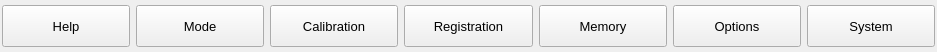
<?xml version="1.0" encoding="UTF-8"?>
<ui version="4.0">
 <class>MenuPanel</class>
 <widget class="QWidget" name="MenuPanel">
  <property name="geometry">
   <rect>
    <x>0</x>
    <y>0</y>
    <width>937</width>
    <height>52</height>
   </rect>
  </property>
  <property name="maximumSize">
   <size>
    <width>16777215</width>
    <height>52</height>
   </size>
  </property>
  <property name="font">
   <font>
    <pointsize>10</pointsize>
   </font>
  </property>
  <property name="windowTitle">
   <string>Form</string>
  </property>
  <property name="styleSheet">
   <string notr="true"/>
  </property>
  <layout class="QHBoxLayout" name="horizontalLayout">
   <property name="leftMargin">
    <number>2</number>
   </property>
   <property name="topMargin">
    <number>2</number>
   </property>
   <property name="rightMargin">
    <number>2</number>
   </property>
   <property name="bottomMargin">
    <number>2</number>
   </property>
   <item>
    <widget class="QPushButton" name="helpButton">
     <property name="minimumSize">
      <size>
       <width>48</width>
       <height>42</height>
      </size>
     </property>
     <property name="focusPolicy">
      <enum>Qt::NoFocus</enum>
     </property>
     <property name="text">
      <string>Help</string>
     </property>
     <property name="icon">
      <iconset resource="../resources.qrc">
       <normaloff>:/icons/resources/icons/sys_icon_help.png</normaloff>:/icons/resources/icons/sys_icon_help.png</iconset>
     </property>
     <property name="iconSize">
      <size>
       <width>32</width>
       <height>32</height>
      </size>
     </property>
     <property name="autoDefault">
      <bool>false</bool>
     </property>
     <property name="default">
      <bool>false</bool>
     </property>
    </widget>
   </item>
   <item>
    <widget class="QPushButton" name="modeButton">
     <property name="minimumSize">
      <size>
       <width>48</width>
       <height>42</height>
      </size>
     </property>
     <property name="focusPolicy">
      <enum>Qt::NoFocus</enum>
     </property>
     <property name="text">
      <string>Mode</string>
     </property>
     <property name="icon">
      <iconset resource="../resources.qrc">
       <normaloff>:/icons/resources/icons/basic_webpage_multiple.png</normaloff>:/icons/resources/icons/basic_webpage_multiple.png</iconset>
     </property>
     <property name="iconSize">
      <size>
       <width>32</width>
       <height>32</height>
      </size>
     </property>
    </widget>
   </item>
   <item>
    <widget class="QPushButton" name="calibrationButton">
     <property name="minimumSize">
      <size>
       <width>48</width>
       <height>42</height>
      </size>
     </property>
     <property name="focusPolicy">
      <enum>Qt::NoFocus</enum>
     </property>
     <property name="text">
      <string>Calibration</string>
     </property>
     <property name="icon">
      <iconset resource="../resources.qrc">
       <normaloff>:/icons/resources/icons/basic_pencil_ruler.png</normaloff>:/icons/resources/icons/basic_pencil_ruler.png</iconset>
     </property>
     <property name="iconSize">
      <size>
       <width>32</width>
       <height>32</height>
      </size>
     </property>
    </widget>
   </item>
   <item>
    <widget class="QPushButton" name="registrationButton">
     <property name="minimumSize">
      <size>
       <width>48</width>
       <height>42</height>
      </size>
     </property>
     <property name="focusPolicy">
      <enum>Qt::NoFocus</enum>
     </property>
     <property name="text">
      <string>Registration</string>
     </property>
     <property name="icon">
      <iconset resource="../resources.qrc">
       <normaloff>:/icons/resources/icons/basic_todolist_pencil.png</normaloff>:/icons/resources/icons/basic_todolist_pencil.png</iconset>
     </property>
     <property name="iconSize">
      <size>
       <width>32</width>
       <height>32</height>
      </size>
     </property>
     <property name="autoRepeat">
      <bool>false</bool>
     </property>
    </widget>
   </item>
   <item>
    <widget class="QPushButton" name="memoryButton">
     <property name="minimumSize">
      <size>
       <width>48</width>
       <height>42</height>
      </size>
     </property>
     <property name="focusPolicy">
      <enum>Qt::NoFocus</enum>
     </property>
     <property name="text">
      <string>Memory</string>
     </property>
     <property name="icon">
      <iconset resource="../resources.qrc">
       <normaloff>:/icons/resources/icons/sys_icon_microchip.png</normaloff>:/icons/resources/icons/sys_icon_microchip.png</iconset>
     </property>
     <property name="iconSize">
      <size>
       <width>32</width>
       <height>32</height>
      </size>
     </property>
    </widget>
   </item>
   <item>
    <widget class="QPushButton" name="optionsButton">
     <property name="minimumSize">
      <size>
       <width>48</width>
       <height>42</height>
      </size>
     </property>
     <property name="focusPolicy">
      <enum>Qt::NoFocus</enum>
     </property>
     <property name="text">
      <string>Options</string>
     </property>
     <property name="icon">
      <iconset resource="../resources.qrc">
       <normaloff>:/icons/resources/icons/sys_icon_options.png</normaloff>:/icons/resources/icons/sys_icon_options.png</iconset>
     </property>
     <property name="iconSize">
      <size>
       <width>32</width>
       <height>32</height>
      </size>
     </property>
    </widget>
   </item>
   <item>
    <widget class="QPushButton" name="systemButton">
     <property name="minimumSize">
      <size>
       <width>48</width>
       <height>42</height>
      </size>
     </property>
     <property name="text">
      <string>System</string>
     </property>
     <property name="icon">
      <iconset resource="../resources.qrc">
       <normaloff>:/icons/resources/icons/sys_icon_settings.png</normaloff>:/icons/resources/icons/sys_icon_settings.png</iconset>
     </property>
     <property name="iconSize">
      <size>
       <width>32</width>
       <height>32</height>
      </size>
     </property>
    </widget>
   </item>
  </layout>
 </widget>
 <resources>
  <include location="../resources.qrc"/>
 </resources>
 <connections/>
</ui>
